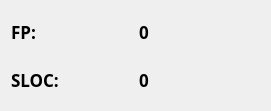
       <widget class="QWidget" name="layoutWidget">
        <property name="geometry">
         <rect>
          <x>370</x>
          <y>785</y>
          <width>271</width>
          <height>111</height>
         </rect>
        </property>
        <layout class="QGridLayout" name="gridLayout_5">
         <item row="1" column="0">
          <widget class="QLabel" name="label_47">
           <property name="font">
            <font>
             <family>HelveticaNeueCyr</family>
             <pointsize>13</pointsize>
             <weight>75</weight>
             <bold>true</bold>
            </font>
           </property>
           <property name="toolTip">
            <string>Количество строк исходного кода</string>
           </property>
           <property name="text">
            <string>SLOC:</string>
           </property>
          </widget>
         </item>
         <item row="0" column="1">
          <widget class="QLabel" name="FPLabel">
           <property name="font">
            <font>
             <family>HelveticaNeueCyr</family>
             <pointsize>13</pointsize>
             <weight>75</weight>
             <bold>true</bold>
            </font>
           </property>
           <property name="text">
            <string>0</string>
           </property>
          </widget>
         </item>
         <item row="1" column="1">
          <widget class="QLabel" name="LOCLabel">
           <property name="font">
            <font>
             <family>HelveticaNeueCyr</family>
             <pointsize>13</pointsize>
             <weight>75</weight>
             <bold>true</bold>
            </font>
           </property>
           <property name="text">
            <string>0</string>
           </property>
          </widget>
         </item>
         <item row="0" column="0">
          <widget class="QLabel" name="label_46">
           <property name="font">
            <font>
             <family>HelveticaNeueCyr</family>
             <pointsize>13</pointsize>
             <weight>75</weight>
             <bold>true</bold>
            </font>
           </property>
           <property name="toolTip">
            <string>Скорректированное оличество функциональных точек</string>
           </property>
           <property name="text">
            <string>FP:</string>
           </property>
          </widget>
         </item>
        </layout>
       </widget>
